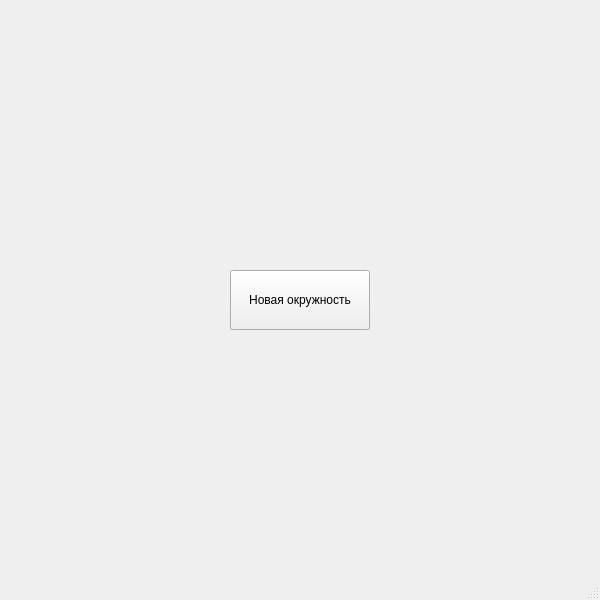
<?xml version="1.0" encoding="UTF-8"?>
<ui version="4.0">
 <class>MainWindow</class>
 <widget class="QMainWindow" name="MainWindow">
  <property name="geometry">
   <rect>
    <x>0</x>
    <y>0</y>
    <width>600</width>
    <height>600</height>
   </rect>
  </property>
  <property name="windowTitle">
   <string>MainWindow</string>
  </property>
  <widget class="QWidget" name="centralwidget">
   <widget class="QPushButton" name="btn">
    <property name="geometry">
     <rect>
      <x>230</x>
      <y>270</y>
      <width>140</width>
      <height>60</height>
     </rect>
    </property>
    <property name="font">
     <font>
      <pointsize>9</pointsize>
     </font>
    </property>
    <property name="text">
     <string>Новая окружность</string>
    </property>
   </widget>
  </widget>
  <widget class="QMenuBar" name="menubar">
   <property name="geometry">
    <rect>
     <x>0</x>
     <y>0</y>
     <width>600</width>
     <height>26</height>
    </rect>
   </property>
  </widget>
  <widget class="QStatusBar" name="statusbar"/>
 </widget>
 <resources/>
 <connections/>
</ui>
